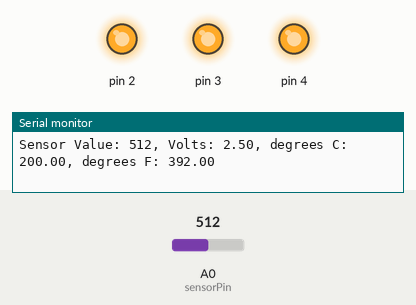
Recording of a sketch running on a simulated Arduino Uno, built with avr-gcc and run on an emulated ATmega328P. On the bench: output pins drawn as LEDs (lit = HIGH), the last lines printed to the serial monitor. The test bench sets the inputs (shaded band); at power-on: A0 (sensorPin) = 512.

Above: at 1.8 s.
1.9 s: A0 (sensorPin) set to 157
3.4 s: A0 (sensorPin) set to 127
At 4.9 s:
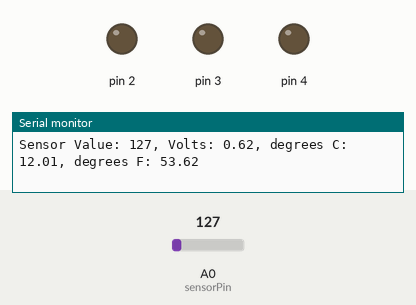
5.5 s: A0 (sensorPin) set to 306
At 6.7 s:
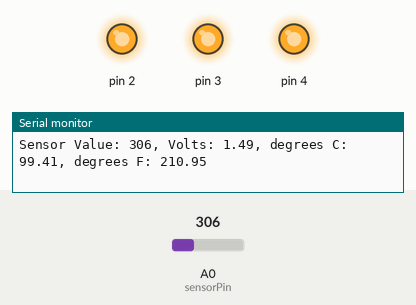
7.5 s: A0 (sensorPin) set to 122
At 8.5 s:
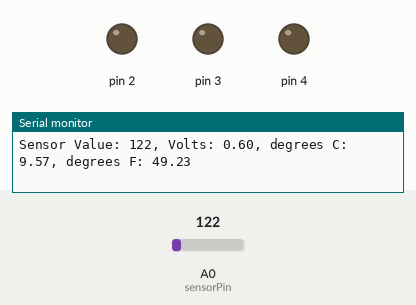
Timing chart, 0 to 10.5 s (numbered marks = the images above; inputs shaded):
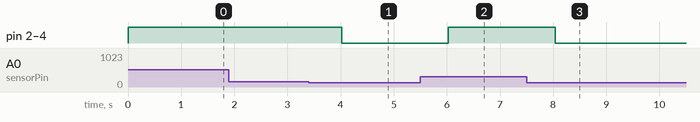

The sketch:

_03.ino
```cpp
const int sensorPin = A0;
const float baselineTemp = 20.0;

void setup() {
  // put your setup code here, to run once:
  Serial.begin(9600);
  for (int pin=2 ; pin<=4 ; pin++) {
    pinMode(pin, OUTPUT);
    digitalWrite(pin, LOW);
  }
}

void loop() {
  // put your main code here, to run repeatedly:
  int sensorVal = analogRead(sensorPin);
  Serial.print("Sensor Value: ");
  Serial.print(sensorVal);

  // convert the ADC reading to voltage
  float voltage = (sensorVal/1024.0) * 5.0;
  Serial.print(", Volts: ");
  Serial.print(voltage);

  Serial.print(", degrees C: ");
  float temp = (voltage - .5) * 100;
  Serial.print(temp);

  float fTemp = celciusToFahr(temp);
  Serial.print(", degrees F: ");
  Serial.println(fTemp);

  if (temp < baselineTemp) {
    digitalWrite(2, LOW);
    digitalWrite(3, LOW);
    digitalWrite(4, LOW);
  } else if (temp >= baselineTemp+2 && temp < baselineTemp+4) {
    digitalWrite(2, HIGH);
    digitalWrite(3, LOW);
    digitalWrite(4, LOW);
  } else if (temp >= baselineTemp+4 && temp < baselineTemp+6) {
    digitalWrite(2, HIGH);
    digitalWrite(3, HIGH);
    digitalWrite(4, LOW);
  } else if (temp >= baselineTemp+6) {
    digitalWrite(2, HIGH);
    digitalWrite(3, HIGH);
    digitalWrite(4, HIGH);
  }

  delay(1000);
}

float celciusToFahr(float temp) {
  return (1.8*temp) + 32;
}
```

Measured:
- the behaviour switches between 144 and 143 on A0 (sensorPin) (found by bisection; images 0 and 1)
- after the input at 3.4 s, pin 2–4: HIGH → LOW after 0.62 s
- after the input at 5.5 s, pin 2–4: LOW → HIGH after 0.53 s
- after the input at 7.5 s, pin 2–4: HIGH → LOW after 0.54 s
